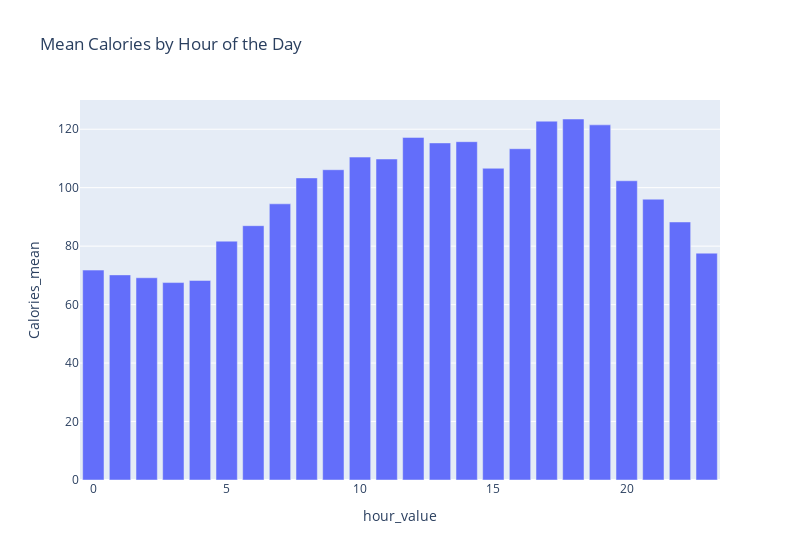

Write notebook code for a chart like this one.
### Markdown cell above
Bar Chart showing mean hourly calories burnt by hour of day  
  
The graph follows intuition in that most calories are burn during the day between 8am and 8pm where the mean calories burnt are over 100

### Code cell
px.bar(
    hourlyCalories_agg,
    y='Calories_mean',
    title='Mean Calories by Hour of the Day',
    width=800
)

### Figure 1 — Plotly figure (JSON) as saved in the notebook; plotly's stock layout.template omitted (floating-point values rounded to 4 significant figures)
{"data": [{"alignmentgroup": "True", "hovertemplate": "hour_value=%{x}<br>Calories_mean=%{y}<extra></extra>", "legendgroup": "", "marker": {"color": "#636efa", "pattern": {"shape": ""}}, "name": "", "offsetgroup": "", "orientation": "v", "showlegend": false, "textposition": "auto", "type": "bar", "x": [0, 1, 2, 3, 4, 5, 6, 7, 8, 9, 10, 11, 12, 13, 14, 15, 16, 17, 18, 19, 20, 21, 22, 23], "xaxis": "x", "y": [71.81, 70.17, 69.19, 67.54, 68.26, 81.71, 87.0, 94.48, 103.3, 106.1, 110.5, 109.8, 117.2, 115.3, 115.7, 106.6, 113.3, 122.8, 123.5, 121.5, 102.4, 96.06, 88.27, 77.59], "yaxis": "y"}], "layout": {"barmode": "relative", "legend": {"tracegroupgap": 0}, "title": {"text": "Mean Calories by Hour of the Day"}, "width": 800, "xaxis": {"anchor": "y", "domain": [0, 1], "title": {"text": "hour_value"}}, "yaxis": {"anchor": "x", "domain": [0, 1], "title": {"text": "Calories_mean"}}}}
